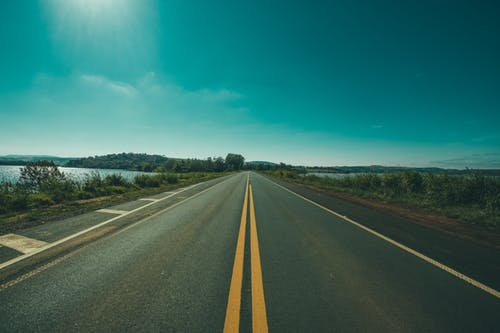
#> input picture resources/road.jpeg, 500 x 333 px
$ python resize_and_crop_img.py
#> lines starting #> are read from the running program, lines starting #| are printed output that depends on the picture
import cv2

width, height = 400, 400
img = cv2.imread('resources/road.jpeg')
#> img is the input picture: shape (333, 500, 3); mean B, G, R 100.3, 108.1, 54.8
resizedImg = cv2.resize(img,(width,height))
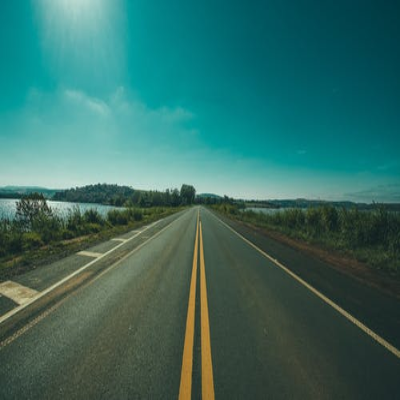
#> resizedImg: shape (400, 400, 3); mean B, G, R 100.2, 108, 54.7
croppedImg = img[150:333, 220:280]# [height,width]
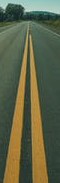
#> croppedImg: shape (183, 60, 3); mean B, G, R 70.6, 98.7, 94.3
cropResizeImg = cv2.resize(croppedImg,(img.shape[1], img.shape[0]))
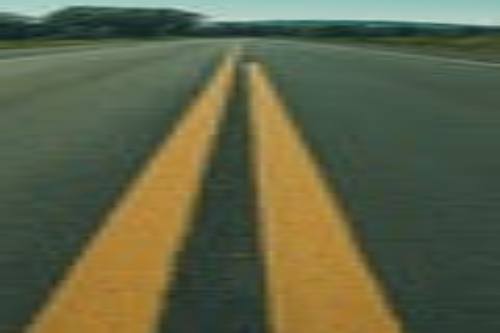
#> cropResizeImg: shape (333, 500, 3); mean B, G, R 70.5, 98.6, 94.2

print(resizedImg.shape)
#| (400, 400, 3)
print('original img size ',img.shape)
#| original img size  (333, 500, 3)

cv2.imshow('resized img', resizedImg)
cv2.imshow('original img', img)
cv2.imshow('cropped img', croppedImg)
cv2.imshow('cropped resized img', cropResizeImg)

cv2.waitKey(0)
